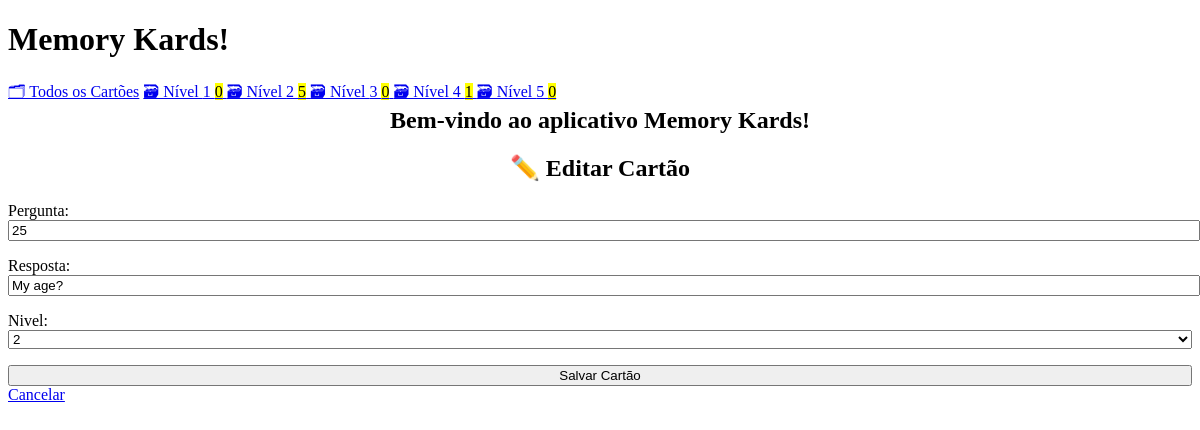
The app's page /edit/4 with its own data.
### cards/models.py (models this page shows, shortened)
class Card(models.Model):
    pergunta = models.CharField(max_length=100)
    resposta = models.CharField(max_length=100)
    nivel = models.IntegerField(
        choices=zip(BOXES, BOXES),
        default=BOXES[0],
    )
    date_created = models.DateTimeField(auto_now_add=True)

### cards/views.py (the view)
class CardUpdateView(CardCreateView, UpdateView):
    success_url = reverse_lazy("card-list")

### cards/templatetags/cards_tags.py (called while the page is built)
@register.inclusion_tag("cards/box_links.html")
def boxes_as_links():
    boxes = []
    for box_num in BOXES:
        card_count = Card.objects.filter(nivel=box_num).count()
        boxes.append({
            "number": box_num,
            "card_count": card_count,
        })
    return {"boxes": boxes}

### cards/templates/cards/card_form.html (shortened to what this page needs)
{% extends "cards/base.html" %}
{% block content %}
    {% if card %}
    <h2>✏️ Editar Cartão</h2>
    {% else %}
    <h2>✨ Criar Novo Cartão</h2>
    {% endif %}
    <form method="post">
        {{ form.as_p }}
        <input type="submit" value="Salvar Cartão">
    </form>
    <a href="{% url 'card-list' %}">
        Cancelar
    </a>
{% endblock %}

### cards/templates/cards/base.html (style rules this page uses)
:root { --accent: #6e48ad; --accent-bg: white; --bg: #fff; --text: #212121; --text-light: #585858; --border: #d8dae1; --code: #d81b60; --preformatted: #444; }
h2 { text-align: center; }
h2, h4 { margin-top: 0; }
input, select, textarea { width: 100%; }

### records on screen
Card: pergunta "25", resposta "My age?", nivel "2"

### other values on screen
{{ box.number }} "1" "2" "3" "4" "5"
{{ box.card_count }} "0" "5" "0" "1" "0"
